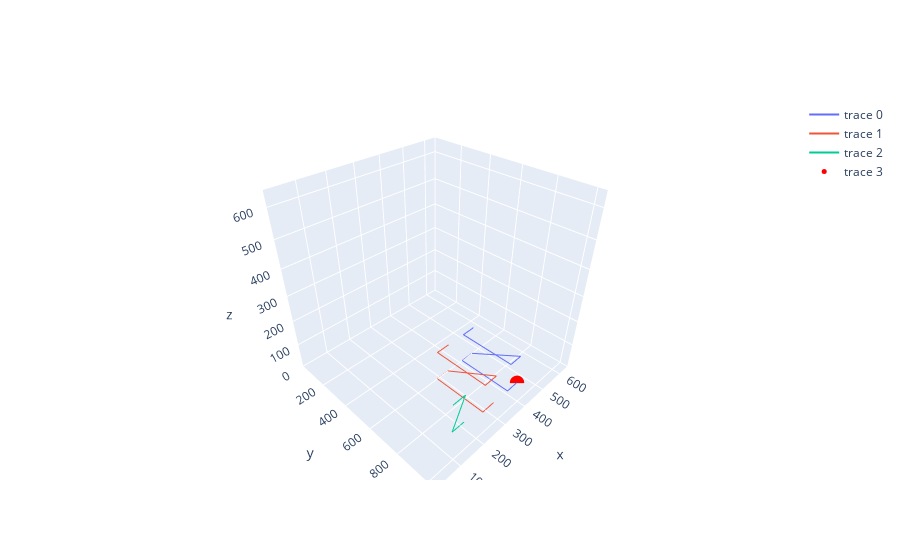

Write notebook code for a chart like this one.
### Code cell
import plotly.graph_objs as go

# create a layout
layout = go.Layout(scene=dict(xaxis=dict(range=[650, 0], autorange=False),
                              yaxis=dict(range=[0, 1046], autorange=False),
                              zaxis=dict(range=[0, 650], autorange=False),
                              aspectmode='manual',
                              aspectratio=dict(x=1, y=1, z=1)))

# create a scatter plot
red_dot = points[0][0]
plots = [go.Scatter3d(x=vol[:,0], y=vol[:,1], z=vol[:,2], mode='lines', marker=dict(size=2)) for vol in points]
plots.append(go.Scatter3d(x=[red_dot[0]], y=[red_dot[1]], z=[red_dot[2]], mode='markers', marker=dict(size=5, color='red')))

# create a figure
fig = go.Figure(data=plots, layout=layout)

# show the figure
fig.show()

### Figure 1 — Plotly figure (JSON) as saved in the notebook; plotly's stock layout.template omitted (floating-point values rounded to 4 significant figures)
{"data": [{"marker": {"size": 2}, "mode": "lines", "type": "scatter3d", "x": [464, 413, 413, 465, 464, 413, 413, 465], "y": [921, 922, 600, 599, 921, 922, 600, 599], "z": [0, 0, 0, 0, 120, 120, 120, 120]}, {"marker": {"size": 2}, "mode": "lines", "type": "scatter3d", "x": [342, 289, 289, 341, 342, 289, 289, 341], "y": [920, 921, 599, 599, 920, 921, 599, 599], "z": [0, 0, 0, 0, 120, 120, 120, 120]}, {"marker": {"size": 2}, "mode": "lines", "type": "scatter3d", "x": [219, 166, 219, 166], "y": [895, 895, 895, 895], "z": [0, 0, 120, 120]}, {"marker": {"color": "red", "size": 5}, "mode": "markers", "type": "scatter3d", "x": [464], "y": [921], "z": [0]}], "layout": {"scene": {"aspectmode": "manual", "aspectratio": {"x": 1, "y": 1, "z": 1}, "xaxis": {"autorange": false, "range": [650, 0]}, "yaxis": {"autorange": false, "range": [0, 1046]}, "zaxis": {"autorange": false, "range": [0, 650]}}}}
